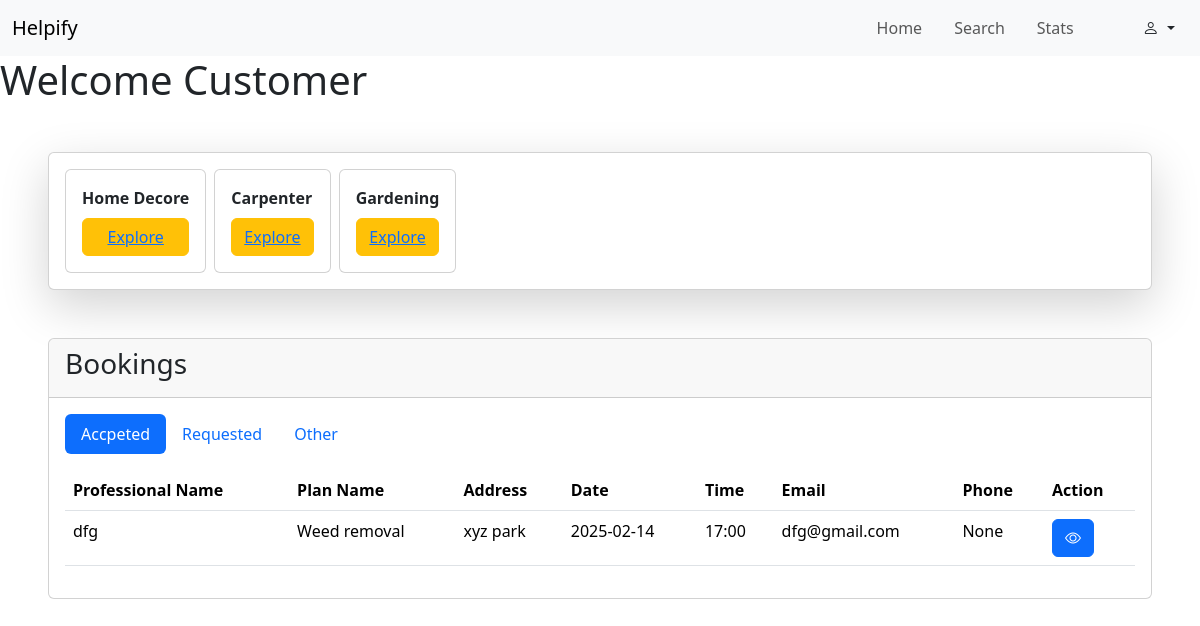
The app's page /customer/dashboard (signed in), older data.
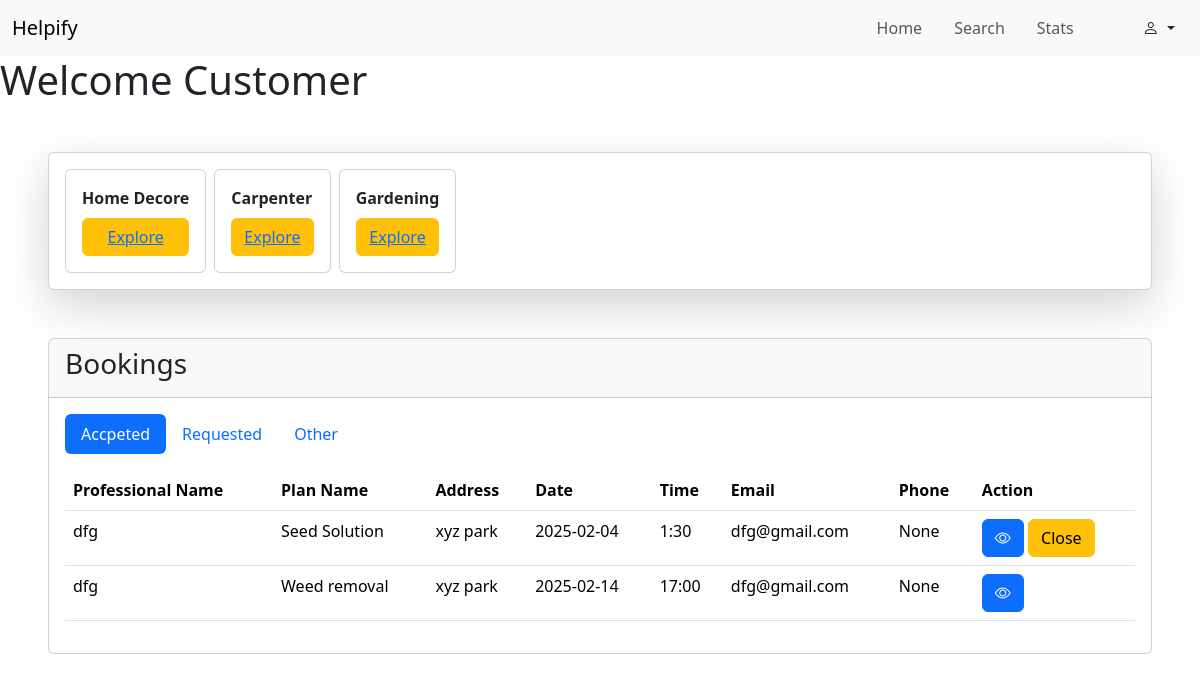
The same page, newer data.
### backend/models.py (models this page shows, shortened)
class ServiceCategory(db.Model):
    __tablename__ = "category"
    id = db.Column(db.Integer, primary_key=True, autoincrement=True)
    name = db.Column(db.String, unique=True)
    base_price = db.Column(db.Integer)
    tags = db.Column(db.String)
    img_url = db.Column(db.String, unique=True)
    service_plans = db.relationship("ServicePlan", backref="category")
    professionals = db.relationship("Professional", backref="category",cascade="all, delete-orphan")

class Booking(db.Model):
    __tablename__ = "booking"
    id = db.Column(db.Integer, primary_key=True, autoincrement=True)
    date = db.Column(db.String)
    time = db.Column(db.String)
    address = db.Column(db.String)
    status = db.Column(db.String)
    rating = db.Column(db.Integer)
    ratingmessage=db.Column(db.String)
    remark=db.Column(db.String)
    professional_id = db.Column(db.Integer, db.ForeignKey("professional.id"), nullable=False)
    customer_id = db.Column(db.Integer, db.ForeignKey("customer.id"), nullable=False)
    category_id = db.Column(db.Integer, db.ForeignKey("category.id"), nullable=False)
    service_plan_id = db.Column(db.Integer, db.ForeignKey("service_plan.id"), nullable=False)

class Professional(db.Model,UserMixin):
    __tablename__ = 'professional'
    id = db.Column(db.Integer, primary_key=True, autoincrement=True)
    name = db.Column(db.String, unique=True)
    address = db.Column(db.String)
    email = db.Column(db.String, unique=True)
    password = db.Column(db.String)
    experience = db.Column(db.Integer)
    phone = db.Column(db.String)
    city = db.Column(db.String)
    status = db.Column(db.String)
    resume=db.Column(db.String)
    category_id = db.Column(db.Integer, db.ForeignKey("category.id"))
    all_plans = db.relationship("ServicePlan", backref="professional", cascade="all, delete-orphan")
    assigned_booking = db.relationship("Booking", backref="professional", cascade="all, delete-orphan")

class ServicePlan(db.Model):
    __tablename__ = "service_plan"
    id = db.Column(db.Integer, primary_key=True, autoincrement=True)
    name = db.Column(db.String, unique=True)
    price = db.Column(db.Integer)
    description = db.Column(db.String)
    planimg=db.Column(db.String)
    tags=db.Column(db.String)
    category_id = db.Column(db.Integer, db.ForeignKey("category.id"), nullable=False)
    professional_id = db.Column(db.Integer, db.ForeignKey("professional.id"), nullable=False)
    bookings = db.relationship("Booking", backref="service_plan")

class User(db.Model,UserMixin):
    __tablename__ = "customer"
    id = db.Column(db.Integer, primary_key=True, autoincrement=True)
    name = db.Column(db.String, unique=True)
    address = db.Column(db.String)
    city = db.Column(db.String)
    email = db.Column(db.String, unique=True)
    password = db.Column(db.String)
    phone = db.Column(db.String)
    status=db.Column(db.String)
    sent_booking = db.relationship("Booking", backref="customer")

### backend/routes.py (the view, shortened to what this page needs)
@app.route("/customer/dashboard", methods=["GET","POST"])
@login_required
def cust_dash():
    if isinstance(current_user, User):
        if request.method=="GET":
            cat= db.session.query(ServiceCategory).all()
            all_bookings=db.session.query(Booking).filter_by(customer_id=current_user.id).all()
            A_b=[]
            R_b =[]
            O_b = []
            for booking in all_bookings:
                    if booking.status=="Accepted" or booking.status=="inprogress" or booking.status=="Done":
                        A_b.append(booking)
                    elif booking.status == "Requested":
                        R_b.append(booking)
                    else:
                        O_b.append(booking)
            print(O_b)
            return render_template("/customer/dashboard.html",u=current_user,cats=cat,A_b=A_b,R_b = R_b,O_b = O_b)
    else:
        return "unauth"

### app.py (called while the page is built)
def initial_Setup():
    app = Flask(__name__)
    app.config["SQLALCHEMY_DATABASE_URI"]="sqlite:///my_app_db.sqlite3"
    app.config["SECRET_KEY"] = "xyshhfjf"
    login_manager = LoginManager(app)
    @login_manager.user_loader
    def load_user(user_email):
        return db.session.query(Admin).filter_by(email = user_email).first()  or \
             db.session.query(User).filter_by(email = user_email).first() or \
              db.session.query(Professional).filter_by(email = user_email).first()
    db.init_app(app)
    with app.app_context():
        if not os.path.exists("my_app_db.sqlite3"):
            db.create_all()
    app.app_context().push()
    return

### templates/customer/dashboard.html (shortened to what this page needs)
{% extends "/customer/base.html" %}
{% block content %}
<main>
    <h1>Welcome Customer </h1>
    <div class="card mt-5 ms-5 me-5 shadow-lg ">
        <div class="row m-3 gap-2">
            {% for i in cats %}
            <div class="col-3 card p-3" style="width: auto;">
                <b>{{i.name}}</b>
                <button class="btn btn-warning mt-2"><a href="/customer/search?cat_id={{i.id}}">Explore</a></button>
            </div>
            {% endfor %}
        </div>
    </div>
    <div class="card ms-5 me-5 mt-5">
        <div class="card-header">
            <h3>Bookings</h3>
        </div>
        <div class="card-body">
            <ul class="nav nav-pills mb-3" id="pills-tab" role="tablist">
                <li class="nav-item" role="presentation">
                    <button class="nav-link active" id="pills-home-tab" data-bs-toggle="pill"
                        data-bs-target="#pills-Active" type="button" role="tab" aria-controls="pills-home"
                        aria-selected="true">Accpeted</button>
                </li>
                <li class="nav-item" role="presentation">
                    <button class="nav-link" id="pills-profile-tab" data-bs-toggle="pill"
                        data-bs-target="#pills-Requested" type="button" role="tab" aria-controls="pills-profile"
                        aria-selected="false">Requested</button>
                </li>
                <li class="nav-item" role="presentation">
                    <button class="nav-link" id="pills-contact-tab" data-bs-toggle="pill"
                        data-bs-target="#pills-Flagged" type="button" role="tab" aria-controls="pills-contact"
                        aria-selected="false">Other</button>
                </li>
            </ul>
            <div class="tab-content" id="pills-tabContent">
                <div class="tab-pane fade show active" id="pills-Active" role="tabpanel"
                    aria-labelledby="pills-home-tab" tabindex="0">
                    {% if A_b %}
                    <table class="table">
                        <thead>
                            <tr>
                                <th scope="col">Professional Name</th>
                                <th scope="col">Plan Name</th>
                                <th scope="col">Address</th>
                                <th scope="col">Date</th>
                                <th scope="col">Time</th>
                                <th scope="col">Email</th>
                                <th scope="col">Phone</th>
                                <th scope="col">Action</th>
                            </tr>
                        </thead>
                        <tbody>
                            {% for i in A_b %}
                            <tr>
                                <td>{{i.professional.name}}</td>
                                <td>{{i.service_plan.name}}</td>
                                <td>{{i.customer.address}}</td>
                                <td>{{i.date}}</td>
                                <td>{{i.time}}</td>
                                <td>{{i.professional.email}}</td>
                                <td>{{i.professional.phone}}</td>
                                <td>
                                    <button class="btn btn-primary" type="button" data-bs-toggle="modal"
                                        data-bs-target="#bdetail-{{i.id}}"><i class="bi bi-eye"></i></button>
                                    {% if i.status=="Done" %}
                                        <button class="btn btn-warning" data-bs-toggle="modal"
                                        data-bs-target="#close-{{i.id}}" >Close</button>
                                    {% endif %}
                                </td>
                            </tr>
                            {% endfor %}
                        </tbody>
                    </table>
                    {% else %}
                    <p>No Active Bookings </p>
                    {% endif %}
                </div>
            </div>
        </div>
    </div>
</main>
{% endblock %}

Row changes from the older to the newer data that the page shows:
now on this page (row edited): Booking: professional.name "dfg", service_plan.name "Seed Solution", customer.address "xyz park", date "2025-02-04", time "1:30", professional.email "dfg@gmail.com", professional.phone "None"
